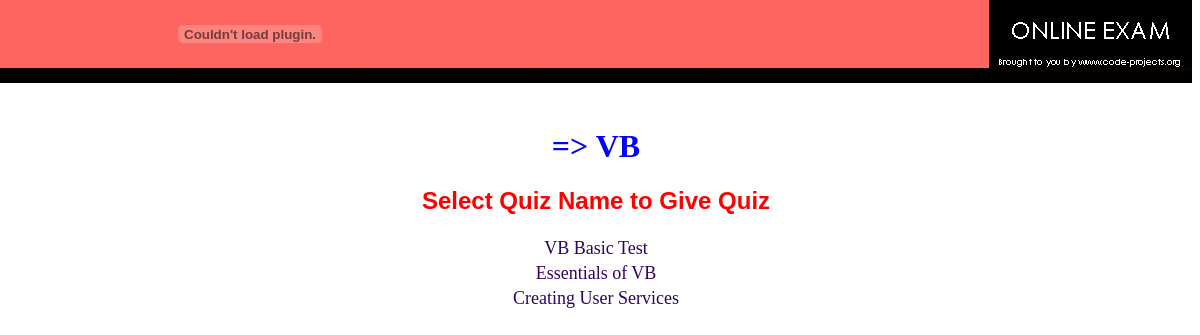
The page /showtest.php?subid=1 on the database its author committed.
### tables this page shows
CREATE TABLE IF NOT EXISTS `mst_subject` (
  `sub_id` int(5) NOT NULL AUTO_INCREMENT,
  `sub_name` varchar(25) DEFAULT NULL,
  PRIMARY KEY (`sub_id`)
);

CREATE TABLE IF NOT EXISTS `mst_test` (
  `test_id` int(5) NOT NULL AUTO_INCREMENT,
  `sub_id` int(5) DEFAULT NULL,
  `test_name` varchar(30) DEFAULT NULL,
  `total_que` varchar(15) DEFAULT NULL,
  PRIMARY KEY (`test_id`)
);

### showtest.php (the view, shortened to what this page needs)
<!DOCTYPE HTML PUBLIC "-//W3C//DTD HTML 4.01 Transitional//EN" "http://www.w3.org/TR/html4/loose.dtd">
<html>
<head>
<link href="quiz.css" rel="stylesheet" type="text/css">
</head>
<body>
<?php
include("header.php");
extract($_GET);
$rs1=mysql_query("select * from mst_subject where sub_id=$subid");
$row1=mysql_fetch_array($rs1);
echo "<h1 align=center><font color=blue> $row1[1]</font></h1>";
$rs=mysql_query("select * from mst_test where sub_id=$subid");
echo "<h2 class=head1> Select Quiz Name to Give Quiz </h2>";
echo "<table align=center>";
while($row=mysql_fetch_row($rs))
{
	echo "<tr><td align=center ><a href=quiz.php?testid=$row[0]&subid=$subid><font size=4>$row[2]</font></a>";
}
echo "</table>";
?>
</body>
</html>

### quiz.css (style rules this page uses)
body { margin-left: 0px; margin-top: 0px; }
a:link { color: #330066; text-decoration: none; }
.head1 { font-family: Arial, Helvetica, sans-serif; font-size: 24px; color: #FF0000; text-align: center; font-weight: bold; }

### rows shown on the page
mst_subject: sub_name "=> VB"
mst_test: test_name "VB Basic Test"
mst_test: test_name "Essentials of VB"
mst_test: test_name "Creating User Services"
